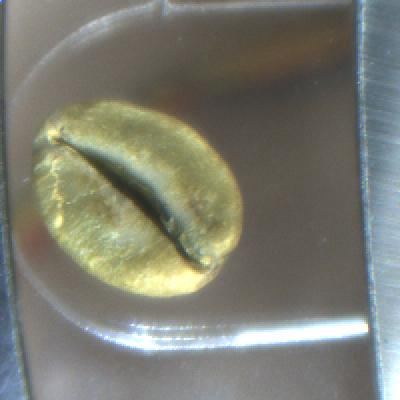
#> input picture raw_images/original/16369204-2019-08-24-153315.jpg, 400 x 400 px, found by its file name
$ python colour_filter.py
#> lines starting #> are read from the running program, lines starting #| are printed output that depends on the picture; after the words box and inside, x2 and y2 are one past the last pixel; in counts of white or black regions, pixels touching at a corner belong together
import numpy as np
import matplotlib.pyplot as plt
import cv2

def bgr2rgb(bgr_img):
    b,g,r = cv2.split(bgr_img)       # get b,g,r
    return cv2.merge([r,g,b])     # switch it to rgb

img = cv2.imread('16369204-2019-08-24-153315.jpg')
#> img is the input picture: shape (400, 400, 3); mean B, G, R 113.3, 124.4, 123.5
hsv = cv2.cvtColor(img, cv2.COLOR_BGR2HSV)
#> hsv: shape (400, 400, 3); mean H, S, V 43.6, 41.3, 129.6

lower = np.array([25, 40, 50])
upper = np.array([100, 255, 255])

mask = cv2.inRange(hsv, lower, upper)
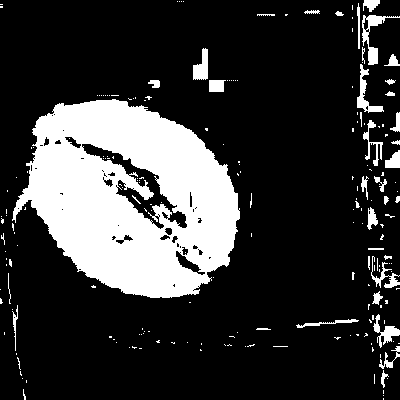
#> mask: shape (400, 400); 21.3% white; 206 white regions (168 under 20 px), largest, box (x1, y1, x2, y2) and area: (12, 99, 240, 298) 29241, (362, 15, 400, 65) 472, (357, 64, 384, 113) 377
bgr_img = cv2.bitwise_and(img, img, mask = mask)
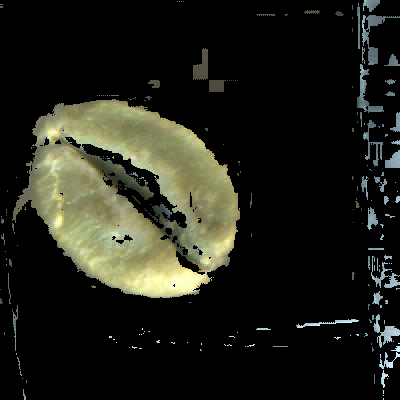
#> bgr_img: shape (400, 400, 3); mean B, G, R 25.1, 33.3, 32.4

plt.subplot(121)
plt.imshow(bgr2rgb(bgr_img))
#> in bgr2rgb, `b,g,r = cv2.split(bgr_img)`:
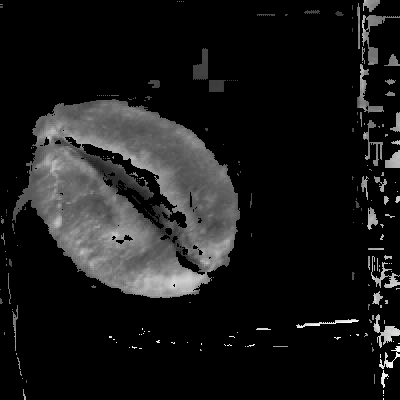
#> b: shape (400, 400); min 0, max 255, mean 25.1
#> in bgr2rgb, `b,g,r = cv2.split(bgr_img)`:
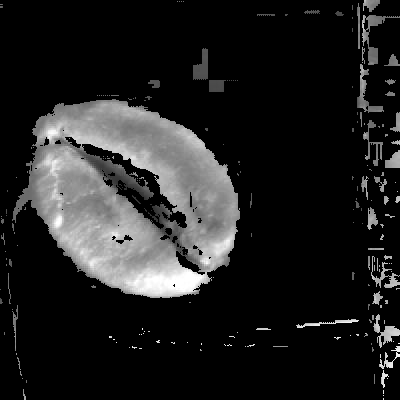
#> g: shape (400, 400); min 0, max 255, mean 33.3
plt.xticks([]), plt.yticks([])

plt.subplot(122)
plt.imshow(bgr2rgb(img))
#> in bgr2rgb (call 2), `b,g,r = cv2.split(bgr_img)`:
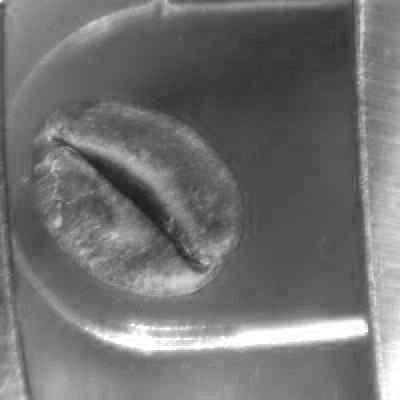
#> b: shape (400, 400); min 22, max 255, mean 113.3
#> in bgr2rgb (call 2), `b,g,r = cv2.split(bgr_img)`:
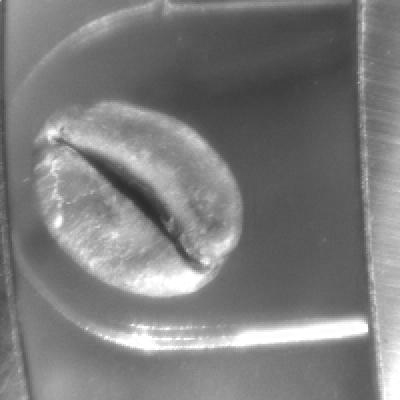
#> g: shape (400, 400); min 42, max 255, mean 124.4
#> in bgr2rgb (call 2), `b,g,r = cv2.split(bgr_img)`:
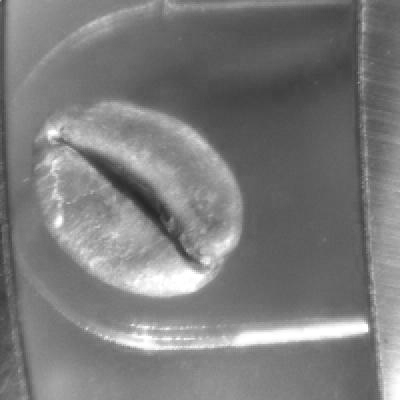
#> r: shape (400, 400); min 38, max 255, mean 123.5
plt.xticks([]), plt.yticks([])

plt.show()

$ run again, with raw_images/original/16369204-2019-08-24-152900.jpg copied over raw_images/original/16369204-2019-08-24-153315.jpg
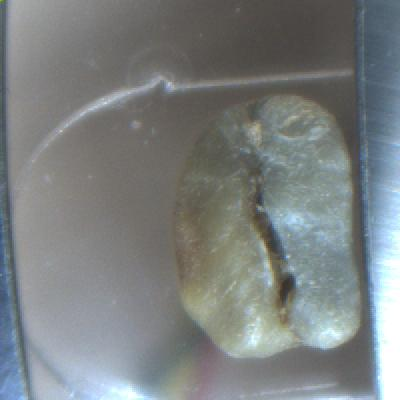
#> input picture raw_images/original/16369204-2019-08-24-152900.jpg, 400 x 400 px, found by its file name
#> img is the input picture: shape (400, 400, 3); mean B, G, R 128.8, 128.4, 123.5
#> hsv: shape (400, 400, 3); mean H, S, V 59.7, 26, 133.6
#> `mask = cv2.inRange(hsv, lower, upper)`:
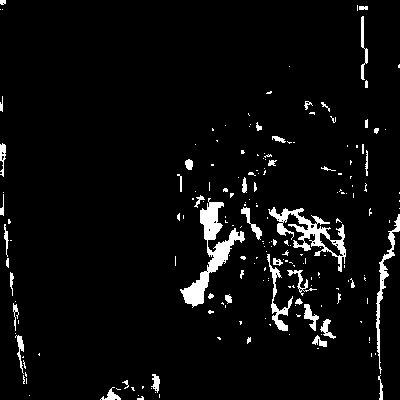
#> mask: shape (400, 400); 4.7% white; 195 white regions (147 under 20 px), largest, box (x1, y1, x2, y2) and area: (180, 198, 245, 308) 1777, (268, 207, 346, 272) 1311, (376, 214, 400, 374) 616
#> in bgr2rgb (call 2), `b,g,r = cv2.split(bgr_img)`:
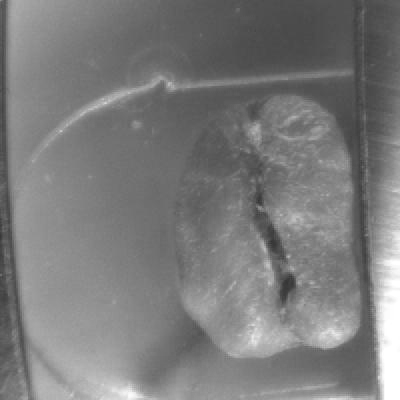
#> r: shape (400, 400); min 50, max 255, mean 123.5

$ run again, with raw_images/original/16369204-2019-08-24-153248.jpg copied over raw_images/original/16369204-2019-08-24-153315.jpg
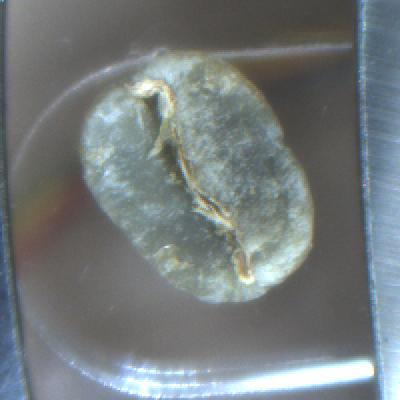
#> input picture raw_images/original/16369204-2019-08-24-153248.jpg, 400 x 400 px, found by its file name
#> img is the input picture: shape (400, 400, 3); mean B, G, R 124.2, 123, 116.1
#> hsv: shape (400, 400, 3); mean H, S, V 63.4, 27.4, 128.3
#> `mask = cv2.inRange(hsv, lower, upper)`:
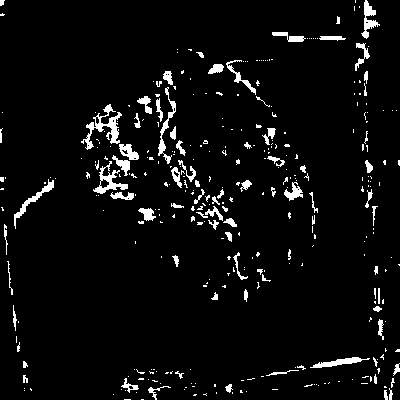
#> mask: shape (400, 400); 4.8% white; 345 white regions (262 under 20 px), largest, box (x1, y1, x2, y2) and area: (81, 104, 122, 150) 546, (93, 161, 128, 194) 349, (158, 87, 176, 164) 303
#> in bgr2rgb (call 2), `b,g,r = cv2.split(bgr_img)`:
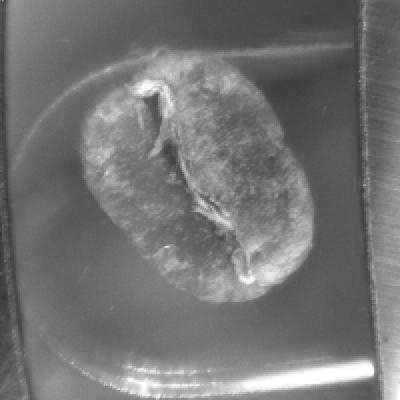
#> r: shape (400, 400); min 54, max 255, mean 116.1

$ run again, with raw_images/original/16369204-2019-08-24-153304.jpg copied over raw_images/original/16369204-2019-08-24-153315.jpg
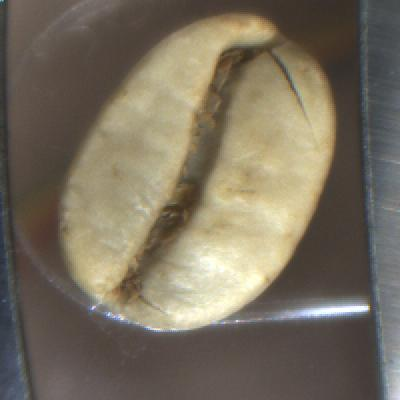
#> input picture raw_images/original/16369204-2019-08-24-153304.jpg, 400 x 400 px, found by its file name
#> img is the input picture: shape (400, 400, 3); mean B, G, R 94.9, 111.4, 120.5
#> hsv: shape (400, 400, 3); mean H, S, V 27.8, 57.7, 121.9
#> mask: shape (400, 400); 5.1% white; 174 white regions (126 under 20 px), largest, box (x1, y1, x2, y2) and area: (192, 238, 264, 315) 1360, (122, 111, 172, 184) 993, (97, 208, 143, 249) 959
#> in bgr2rgb (call 2), `b,g,r = cv2.split(bgr_img)`:
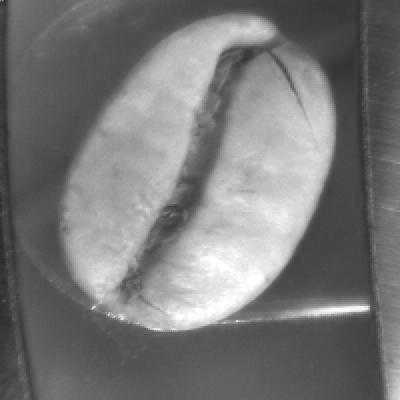
#> r: shape (400, 400); min 36, max 255, mean 120.5
